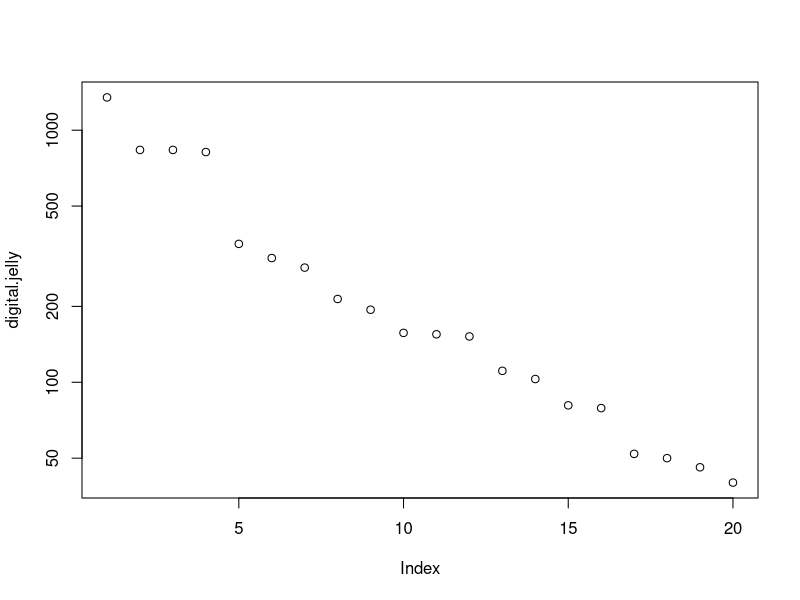
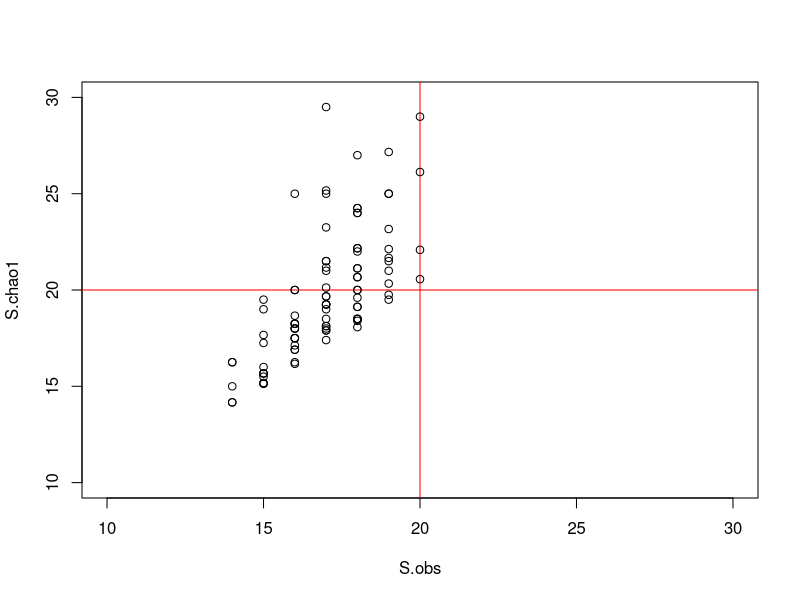
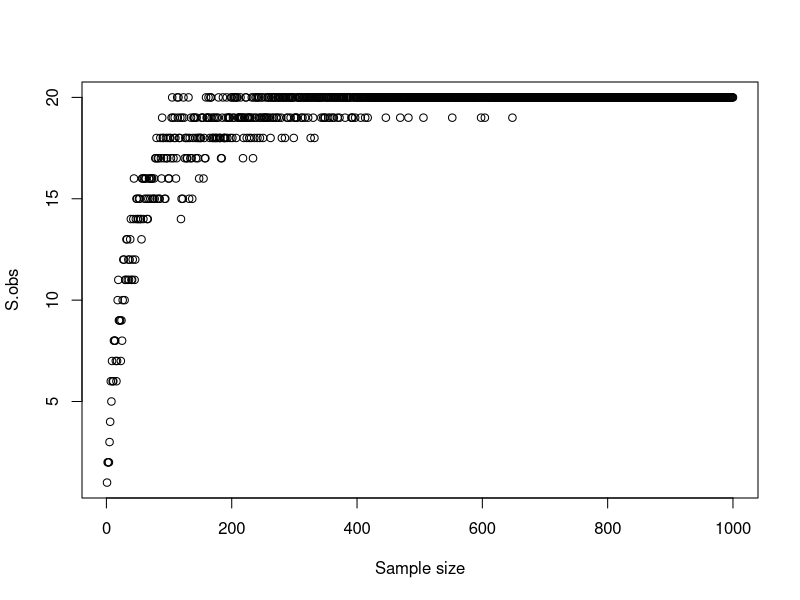

Write the R code that produced these figures, in order.
## ---- chunk 1
# clear up the environment
rm(list = ls())
#clear the console
cat("\f")
## ---- chunk 2
for(i in 1:10){
  print(i)
}
## ---- chunk 3
x <- c("apples", "oranges", "bananas", "strawberries")

for (i in seq(x)) {
    print(x[i])
}
## ---- chunk 4
if (!require("stringr")) install.packages("stringr")
library(stringr)

for (i in seq(x)) {
    print(str_sub(x[i],1,-2))
}
## ---- chunk 5
set.seed(6)
digital.jelly <- round(rlnorm(n = 20, meanlog = 5 ))
digital.jelly <- sort(digital.jelly,decreasing = T)
names(digital.jelly) <- paste0("species.",LETTERS[seq(digital.jelly)])
plot(digital.jelly, log='y')
## ---- chunk 6
sample.community <- function (x,n){
  survey <- sample(seq(x),size = n, replace = T,prob = x)
  survey.sum <- rep(0, length(x))
  for (i in survey){
    survey.sum[i]<-survey.sum[i]+1
  }
  return(survey.sum)
}
## ---- chunk 7
# Functions from alpha diversity handout
S.obs <- function(x = ""){
  rowSums(x > 0) * 1
}

S.chao1 <- function(x = ""){
  S.obs(x) + (sum(x == 1)^2) / (2 * sum(x == 2))
}
## ---- chunk 8
S.true <- length(digital.jelly)
plot(0, t="n", xlim=c(S.true/2, 1.5*S.true), ylim=c(S.true/2, 1.5*S.true), 
     xlab="S.obs", ylab="S.chao1")
abline(h=S.true,v = S.true, col="red")
N <- 100
for ( i in 1:100){
  sample.dj <- sample.community(digital.jelly,N)
  x<-S.obs(t(sample.dj))
  y<-S.chao1(t(sample.dj))
  points(x,y)
}
## ---- chunk 9

#first take a single sample of size N from the source population
N<-1000
sample.dj <- sample.community(digital.jelly,n = N)

#generate vector to store results
S.collectors <- rep(NA, N)
#loop through 1:N and check S.obs
for (i in 1:N){
  current <-  sample.community(sample.dj,n = i)
  S.collectors[i] <- S.obs(t(current))
}

plot(1:N, S.collectors, xlab = "Sample size",ylab = "S.obs")
